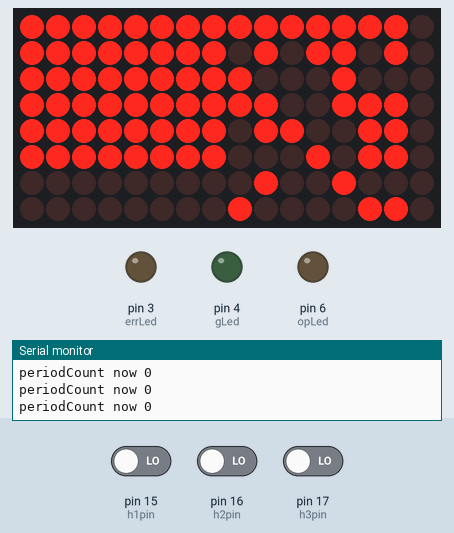
The sketch below on a simulated Arduino Uno, built with avr-gcc and run on an emulated ATmega328P. On the bench: 16×8 LED matrix, output pins drawn as LEDs (lit = HIGH), the last lines printed to the serial monitor. Inputs (shaded band) come from the test bench; at power-on: pin 15 (h1pin) LOW, pin 16 (h2pin) LOW, pin 17 (h3pin) LOW. Random numbers use the default seed unless the sketch sets one.

Above: at 2.2 s.
2.3 s: pin 15 (h1pin) driven HIGH
At 3.2 s:
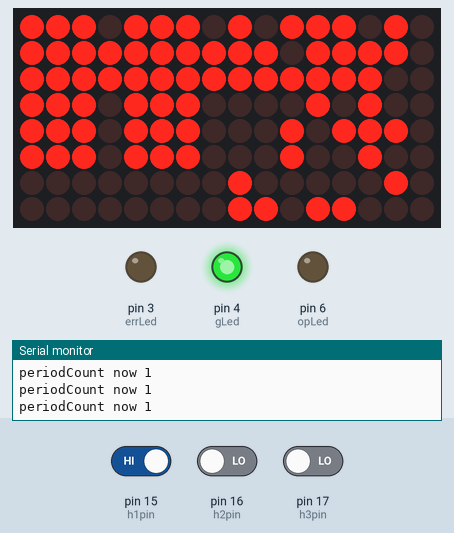
3.8 s: pin 16 (h2pin) driven HIGH
At 3.97 s:
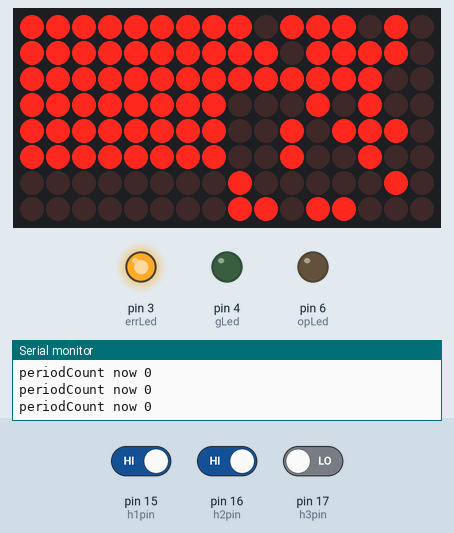
6.2 s: pin 17 (h3pin) driven HIGH
At 7.4 s:
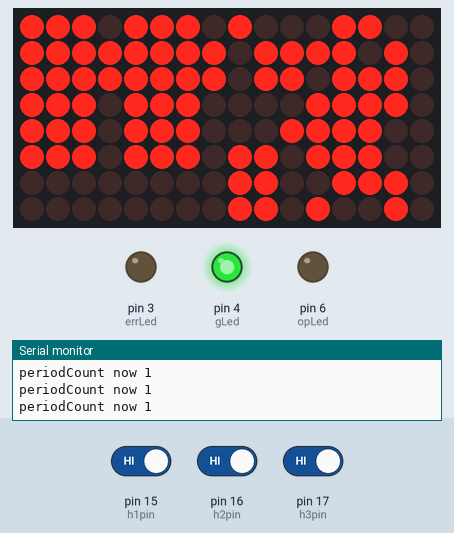
7.7 s: pin 15 (h1pin) driven LOW
At 8.9 s:
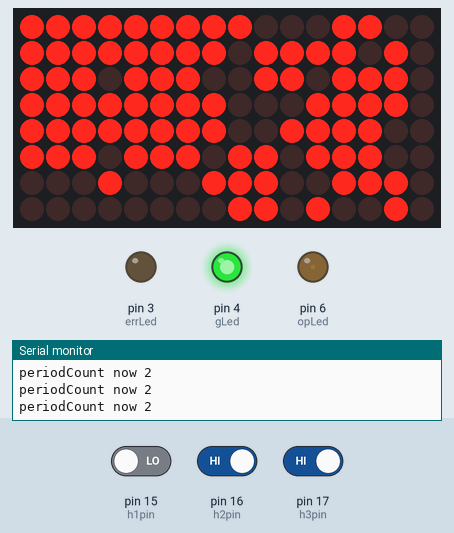
9.2 s: pin 17 (h3pin) driven LOW
At 9.8 s:
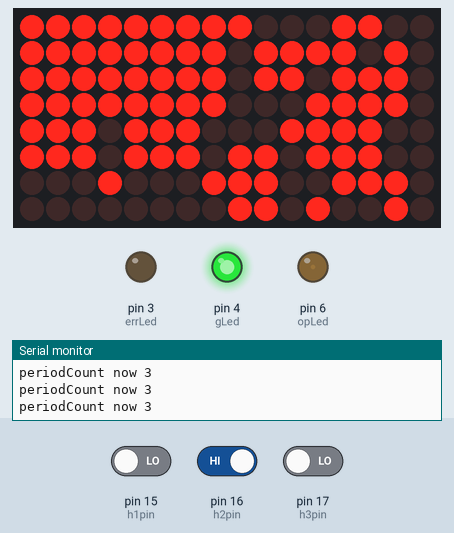
10.7 s: pin 16 (h2pin) driven LOW
At 11.4 s:
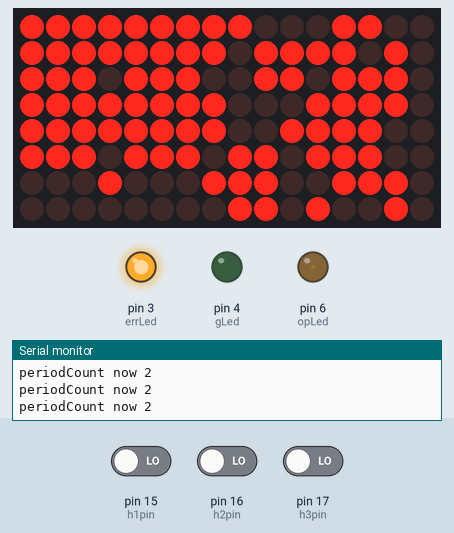
Timing chart, 0 to 13.2 s (numbered marks = the images above; inputs shaded):
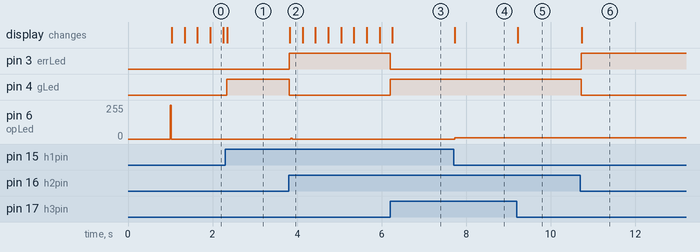

Measured:
- after the input at 2.3 s, pin 4 (gLed): LOW → HIGH at once
- after the input at 3.8 s, pin 3 (errLed): LOW → HIGH at once; pin 4 (gLed): HIGH → LOW at once; pin 6 (opLed): 0/255 → 7/255 after 0.05 s, → 0/255 0.04 s later; the display: changes at once (image 2)
- after the input at 6.2 s, pin 3 (errLed): HIGH → LOW at once; pin 4 (gLed): LOW → HIGH at once
- after the input at 7.7 s, pin 6 (opLed): 0/255 → 8/255 at once; the display: changes at once (image 4)
- after the input at 9.2 s, the display: changes at once (image 5)
- after the input at 10.7 s, pin 3 (errLed): LOW → HIGH at once; pin 4 (gLed): HIGH → LOW at once; the display: changes at once (image 6)

The sketch:

flowerClock_v004.pde
```cpp
#include <stdio.h>
#include <PString.h>

//int digitOnTime = 1; // single digit time on in ms
//int digitOnTime = 256; // single digit time on in ms

#define digitOnTime 0
#define dimTime 20
#define oneSec 500

#define btnPin 2
#define opLed 6
#define errLed 3
#define rLed 6
#define gLed 4
#define bLed 3


// reminder colons attached to final bit of digit 1 and 5
// reminder apostrophes attached to final bit of digit 2 and 6
byte digMap[] = {
  B11111100,
  B01100000,
  B11011010,
  B11110010,
  B01100110,
  B10110110,
  B00111110,
  B11100000,
  B11111110,
  B11100110,
  B11111100,
  B01100000,
  B11011010,
  B11110010,
  B01100110,
  B10110110,
  B00111110,
  B11100000,
  B11111110,
  B11100110,
  B11111100,
  B01100000,
  B11011010,
  B11110010,
  B01100110,
  B10110110,
  B00111110,
  B11100000,
  B11111110,
  B11100110
};

const int timer = 1000;           // The higher the number, the slower the timing.

int digitsPower = 15;
int clockLedsPower = 0;

int opLedState = LOW;
int colons = 0;

long previousMillis = 0;
volatile long periodCount = 0;
volatile long nowCount = 0;


volatile long starttime = 94702;
int seconds = 50;
int minutes = 59;
int hours = 0;
int hrs1 = 0;
int hrs2 = 0;
int mins1 = 0;
int mins2 = 0;
int sec = 0;
int secs1 = 9;
int secs2 = 0;
int one = 10;
int two = 10;
int three = 10;
int four = 10;
int five = 10;
char ascii[6];


/* we always wait a bit between updates of the display */
const int delaytime=5;


//We always have to include the library
#include "LedControl.h"

/*
 Now we need a LedControl to work with.
 ***** These pin numbers will probably not work with your hardware *****
 pin 12 is connected to the DataIn
 pin 11 is connected to the CLK
 pin 10 is connected to LOAD
 We have only a single MAX72XX.
 */


LedControl lc=LedControl(9,8,7,2);
//LedControl rgb=LedControl(9,8,7,1);

//LedControl rgb=LedControl(13,12,11,1);
//LedControl lc=LedControl(9,8,7,1);


void dec_bin(int number) {
 int x, y;
 x = y = 0;

 for(y = 7; y >= 0; y--) {
  x = number / (1 << y);
  number = number - x * (1 << y);
  Serial.print(x);
 }

 Serial.println("\n");

}


int lastRotary = 0;
int nowRotary = 0;
boolean h1last = 0;
int lastf = 0;

#define h1pin 15
#define h2pin 16
#define h3pin 17


int checkRotary() {

  boolean h1 = (digitalRead(h1pin));
  boolean h2 = (digitalRead(h2pin));
  boolean h3 = (digitalRead(h3pin));

  /*
    so we have a rotary encoder^H^H^H^H^H^H^H^H^H^H cdrom-drive motor,
    with three Hall-effect sensors, which are hooked up to comparator
    gates.  What we wind up with is a truth table that can tell you
    whether we are moving or not, AND which direction, naturally
    important for use as a human interface control.

    So each hall effect is boolean output of the comparator, and we put em
    all together into nowRotary.  Apparently its little-endian.
    h1    0   0   0   0   1   1   1   1
    h2    0   0   1   1   0   0   1   1
    h3    0   1   0   1   0   1   0   1
---------------------------------------
   now    0   1   2   3   4   5   6   7


with
#define h1pin 2
#define h2pin 15
#define h3pin 16

001
101
100
110
010
011

#define h1pin 2
#define h2pin 16
#define h3pin 15
001
011
010
110
100
101

*/

  nowRotary = ((h3 << 2) | (h2 << 1) | h1);
//  Serial.print << "according to cminus, now = " << nowRotary << '\n';
//  Serial.print("according to cminus, now = ");
//  Serial.println(nowRotary);

//  nowRotary = (h3+(h2*2)+(h1*4));
//  Serial << "according to ball,   now = " << nowRotary << '\n';
//  Serial.print("according to ball,   now = ");
//  Serial.println(nowRotary);
  int f = 0;

 if (nowRotary == lastRotary) {
   return(0);
 } else {

  //Serial.print("according to cminus,   now = ");
  //Serial.println(nowRotary);
  if (nowRotary > lastRotary) f = 1;
  if (nowRotary < lastRotary) f = -1;
  lastRotary = nowRotary;

//  Serial.print("according to old way, f=");
//  Serial.println(f);
/* this doesnt work and i dont understand it
  f = 0;
  if (h1 != h1last) {       // clock pin has changed value... now we can do stuff
    h3 = h1^h2^h3;              // work out direction using an XOR
    if ( h3 ) {
      f=-1;            // non-zero is Anti-clockwise
    } else {
      f=1;            // zero is therefore anti-clockwise
    }
    h1last = h1;            // store current clock state for next pass
  } else {
    f = 0;
  }

  Serial.print ("Jog:: count:");
  Serial.println(f);
*/


/* works! but too fast:
  switch (nowRotary) {
    case 0:
      f = 0;
      break;
    case 1:
      f = 1;
      break;
    case 5:
      f = 2;
      break;
    case 4:
      f = 3;
      break;
    case 6:
      f = 4;
      break;
    case 2:
      f = 5;
      break;
    case 3:
      f = 6;
      break;
    case 7:
      f = 7;
      break;
  }
  */
  switch (nowRotary) {
    // cases are in the order in which they occur when rotating the thing.  used to map order into something that is actually in order.  need some fancy bit math i think to do better.
    case 1:
      f = 1;
      break;
    case 5:
      f = 1;
      break;
    case 4:
      f = 3;
      break;
    case 6:
      f = 3;
      break;
    case 2:
      f = 5;
      break;
    case 3:
      f = 5;
      break;
  }

  int r = 0;
  if (f > lastf) r=1;
  if (f < lastf) r=-1;
  if (f == lastf) r=0;
  // two special cases, basically for overflow
  if (f == 1 && lastf == 5) r=1;
  if (f == 5 && lastf == 1) r=-1;
  lastf = f;

  if (r == 1 ) { digitalWrite(gLed, HIGH); digitalWrite(bLed, LOW); }
  if (r == -1 ) { digitalWrite(gLed, LOW); digitalWrite(bLed, HIGH); }
  Serial.println(r);
  lastRotary = nowRotary;
  lc.setIntensity(0,digitsPower);
  lc.setIntensity(1,clockLedsPower);

  return(r);

 }
}


void setup() {
  Serial.begin(57600);
  delay(1000);
  pinMode(btnPin, INPUT);
  pinMode(h1pin, INPUT);
  pinMode(h2pin, INPUT);
  pinMode(h3pin, INPUT);
  //attachInterrupt(0, upCount, RISING);
  pinMode(opLed, OUTPUT);
  pinMode(errLed, OUTPUT);
  pinMode(rLed, OUTPUT);
  pinMode(gLed, OUTPUT);
  pinMode(bLed, OUTPUT);

  digitalWrite(rLed, HIGH);

  // The MAX72XX is in power-saving mode on startup,
  // we have to do a wakeup call
  lc.shutdown(0,false);
  lc.shutdown(1,false);
  // Set the brightness to a medium values
  lc.setIntensity(0,5);
  lc.setIntensity(1,0);
  // and clear the display
  lc.clearDisplay(0);
  lc.clearDisplay(1);


  //rtcSetup();
  // rtcGrab();
}

void upCount() {
  periodCount++;
}

/*
 This function will light up every Led on the matrix.
 The led will blink along with the row-number.
 row number 4 (index==3) will blink 4 times etc.
 */
void single() {
  for(int row=0;row<8;row++) {
    Serial.print(row);
    for(int col=1;col<4;col++) {
      delay(delaytime);
      Serial.print(col);
      lc.setLed(1,row,col,true);
      delay(delaytime*3);
      lc.setLed(1,row,col,false);
/*      for(int i=0;i<col;i++) {
        rgb.setLed(0,row,col,false);
        Serial.print(i);
        delay(delaytime);
        rgb.setLed(0,row,col,true);
        delay(delaytime);
        }
*/
    }
    Serial.println();
    //rgb.clearDisplay(0);
  }
}

void rows() {
  for(int row=0;row<8;row++) {
    delay(delaytime);
    lc.setRow(1,row,B01110000);
    delay(delaytime);
    lc.setRow(1,row,(byte)0);
/*    for(int i=0;i<row;i++) {
      delay(delaytime);
      rgb.setRow(0,row,B01110000);
      delay(delaytime);
      rgb.setRow(0,row,(byte)0);
    }
*/
  }
  lc.clearDisplay(1);
}

/*
  This function lights up a some Leds in a column.
 The pattern will be repeated on every column.
 The pattern will blink along with the column-number.
 column number 4 (index==3) will blink 4 times etc.
 */
void columns() {

  if ( (periodCount % 10) == 0 ) {
    for(int col=0;col<7;col++) {
  //    delay(delaytime);
      lc.setColumn(1,col,random(random(127),255));
  //    delay(delaytime);
  //    rgb.setColumn(0,1,B10100100);
  //    rgb.setColumn(0,2,B10010010);
  //    rgb.setColumn(0,3,B10001001);
  //    delay(delaytime*10);

  //    rgb.setColumn(0,col,(byte)0);
  /*    for(int i=0;i<col;i++) {
        delay(delaytime);
        rgb.setColumn(0,col,B11111111);
        delay(delaytime);
        rgb.setColumn(0,col,B00000000);
      }
  */
    }
  //  rgb.clearDisplay(0);
  }
}


/*
 This method will display the characters for the
 word "Arduino" one after the other on digit 0.
 */
void writeArduinoOn7Segment() {
  lc.setChar(0,0,'a',false);
  delay(delaytime);
  lc.setRow(0,0,0x05);
  delay(delaytime);
  lc.setChar(0,0,'d',false);
  delay(delaytime);
  lc.setRow(0,0,0x1c);
  delay(delaytime);
  lc.setRow(0,0,B00010000);
  delay(delaytime);
  lc.setRow(0,0,0x15);
  delay(delaytime);
  lc.setRow(0,0,0x1D);
  delay(delaytime);
  lc.clearDisplay(0);
  delay(delaytime);
}

/*
  This method will scroll all the hexa-decimal
 numbers and letters on the display. You will need at least
 four 7-Segment digits. otherwise it won't really look that good.
 */


void scrollDigits() {
  /*
    Serial.println("two");
    lc.setColumn(0,1,B01100000);
    lc.setColumn(0,2,B11011010);
    lc.setColumn(0,3,B11110010);
    lc.setColumn(0,4,B01100110);

    delay(delaytime);

    Serial.println("three");
    lc.setColumn(0,1,B01100110);
    lc.setColumn(0,2,B11110010);
    lc.setColumn(0,3,B11011010);
    lc.setColumn(0,4,B01100000);

    delay(delaytime);
    */
  for(int i=0;i<10;i++) {
    lc.setColumn(0,1,digMap[i]);
    lc.setColumn(0,2,digMap[i+1]);
    lc.setColumn(0,3,digMap[i+2]);
    lc.setColumn(0,4,digMap[i+3]);
    delay(delaytime);
  }

  lc.clearDisplay(0);
  //delay(delaytime);
}


void updateDisplay() {

/*  lc.setColumn(0,0,digMap[0]);
  lc.setColumn(0,1,digMap[1]);
  lc.setColumn(0,2,digMap[2]);
  lc.setColumn(0,3,digMap[3]);
  lc.setColumn(0,4,digMap[4]);
  lc.setColumn(0,5,digMap[5]);
  lc.setColumn(0,6,digMap[6]);
  lc.setColumn(0,7,digMap[7]);
    lc.setColumn(0,8,digMap[8]);
  delay(200);
*/
  lc.setColumn(0,0,digMap[((periodCount / 1000) % 10)]);
  lc.setColumn(0,1,digMap[((periodCount / 100) % 10)]);
  lc.setColumn(0,2,digMap[((periodCount / 10) % 10)]);
  lc.setColumn(0,3,digMap[(periodCount % 10)]);
  lc.setColumn(0,4,digMap[((periodCount / 1000) % 10)]);
  lc.setColumn(0,5,digMap[((periodCount / 100) % 10)]);
  lc.setColumn(0,6,digMap[((periodCount / 10) % 10)]);
  lc.setColumn(0,7,digMap[(periodCount % 10)]);


}


int lastsecs = 0;
byte shorty;

void loop() {
//  Serial.println("1111 now rows....");
//  rows();

  columns();
//  Serial.println("3333 now singles....");
//  single();
  digitalWrite(rLed, HIGH);

/*  if ((second > lastsecs) || (second == 0 && lastsecs == 59)) {
    lastsecs = second;
    Serial.print("second = ");
    Serial.println(second);
    if ( colons == 0 ) {
      ledbar.setRow(0,5,B01010101);
      ledbar.setRow(0,6,B10101010);
      colons = 1;
    } else {
      ledbar.setRow(0,6,B01010101);
      ledbar.setRow(0,5,B10101010);
      colons = 0;
    }
    shorty = ~(byte(second));
    ledbar.setRow(0,0, shorty);
    shorty = ~(byte(minute));
    ledbar.setRow(0,1, shorty);
    shorty = ~(byte(hour));
    ledbar.setRow(0,2, shorty);
  }
*/


  periodCount += checkRotary();
  Serial.print("periodCount now ");
  Serial.println(periodCount);

  if (opLedState == LOW) {
    opLedState = HIGH;
  } else {
    opLedState = LOW;
  }

  digitalWrite(opLed, opLedState);
  digitalWrite(rLed, LOW);
  updateDisplay();

}
```
